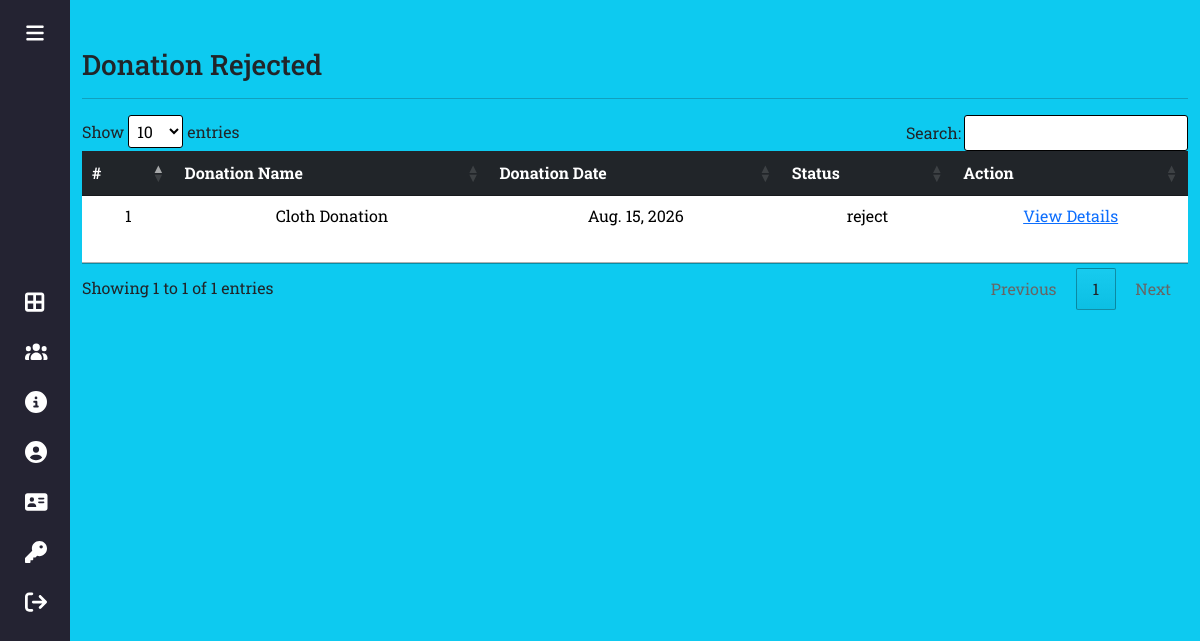
Page /rejected-donation/ (signed in) on the committed database.
### app/models.py (models this page shows, shortened)
class Donation(models.Model):
    donar = models.ForeignKey(Donar, on_delete=models.CASCADE)
    donationname = models.CharField(choices= DONATION_CHOICES,max_length=100, null=True, blank= True)
    donationpic = models.ImageField(upload_to='donation', null=True, blank=True )
    collectionlocation = models.CharField(max_length=300, null=True)
    description = models.CharField(max_length=300, null=True)
    status = models.CharField(max_length=30, null=True)
    donationdate = models.DateField(null=True)
    adminremark = models.CharField(max_length=200, null=True)
    volunteer = models.ForeignKey(Volunteer, on_delete=models.CASCADE, null=True)
    donationarea = models.ForeignKey(DonationArea, on_delete=models.CASCADE, null=True)
    volunteerremark = models.CharField(max_length=200, null=True)
    updationdate = models.DateField(null=True)

### app/views.py (the view)
# urls.py: path("rejected-donation/", views.rejected_donation, name="rejected-donation"),
def rejected_donation(request):
    if not request.user.is_authenticated:
         return redirect('/login-admin')
    donation = Donation.objects.filter(status = 'reject')
    return render(request, "rejected-donation.html",locals())

### app/templates/rejected-donation.html
{% extends 'base-admin.html' %}
{% load static %}
{% block main %}
<div class="container mt-5 vh-100 table-responsive">
    <h3>Donation Rejected</h3>
    <hr>
    <table id="mytable" class="table data">
        <thead class="table-dark">
            <tr class="text-center">
                <th scope="col">#</th>
                <th scope="col">Donation Name</th>
                <th scope="col">Donation Date</th>
                <th scope="col">Status</th>
                <th scope="col">Action</th>
              </tr>
        </thead>
        <tbody>
            {% for i in donation %}
            <tr class="text-center">
                <td>{{forloop.counter}}</td>
                <td>{{i.donationname}}</td>
                <td>{{i.donationdate}}</td>
                <td>{{i.status}}</td>
                <td><a href="{% url 'view_donationdetail' i.id %}">View Details</a></td>
            </tr>
            {% endfor %}
        </tbody>
    </table>
  </div>
{% endblock main %}

### app/static/css/style-admin.css (style rules this page uses)
* { margin:0; padding:0; box-sizing: border-box; }
body { position: relative; min-height: 100vh; width: 100%; overflow: hidden; }
.table tr td { height: 50px; }

### rows in the picture
Donation: donationname "Cloth Donation", donationdate "Aug. 15, 2026", status "reject"
